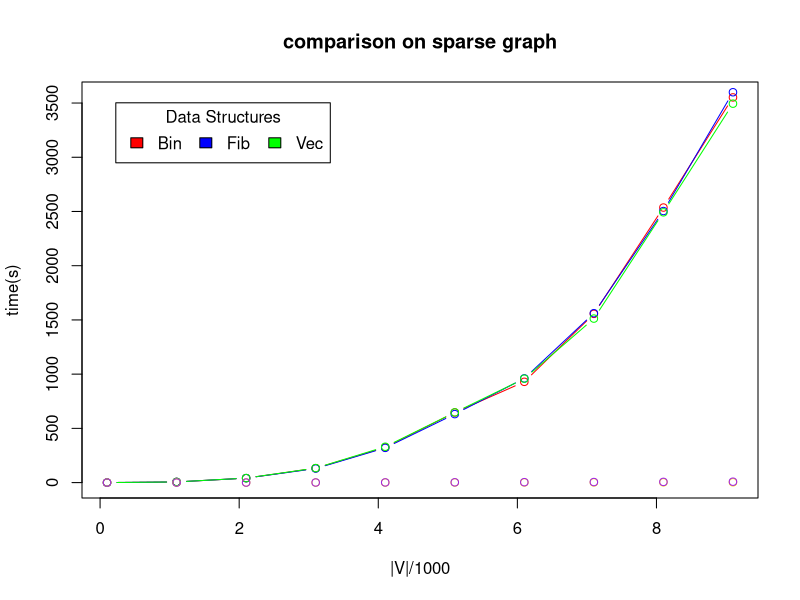

Here is the R script that generated this plot: (Note: this script raises an error after producing the figure.)

x = c(100,1100,2100,3100,4100,5100,6100,7100,8100,9100)/1000

yBin1 = read.csv("sparse/1/timeLogBin.csv", sep=" ", header=F)$V1/1000
yBin2 = read.csv("sparse/2/timeLogBin.csv", sep=" ", header=F)$V1/1000
yBin3 = read.csv("sparse/3/timeLogBin.csv", sep=" ", header=F)$V1/1000

yFib1 = read.csv("sparse/1/timeLogFib.csv", sep=" ", header=F)$V1/1000
yFib2 = read.csv("sparse/2/timeLogFib.csv", sep=" ", header=F)$V1/1000
yFib3 = read.csv("sparse/3/timeLogFib.csv", sep=" ", header=F)$V1/1000

yVec1 = read.csv("sparse/1/timeLogVec.csv", sep=" ", header=F)$V1/1000
yVec2 = read.csv("sparse/2/timeLogVec.csv", sep=" ", header=F)$V1/1000
yVec3 = read.csv("sparse/3/timeLogVec.csv", sep=" ", header=F)$V1/1000

?plot
?lines

yBin = (yBin1 + yBin2 + yBin3)/3
plot(x, yBin1, t='b', col='red', main="comparison on sparse graph", ylab="time(s)",xlab="|V|/1000")
yFib = (yFib1 + yFib2 + yFib3)/3
lines(x, yFib1, col='blue',type='b')
yVec = (yVec1 + yVec2 + yVec3)/3
lines(x, yVec1,col='green', type='b')
lines(x, (x*(log(x)/log(2)))/10,type='p', col='gold')
lines(x, (x*x)/10,type='p', col='purple')
x*(log(x)/log(2))
x*x

legend("topleft", inset=.05, title="Data Structures",
       c("Bin","Fib","Vec"), fill=c("red", "blue", "green"), horiz=TRUE)
######################################################################


yBin1 = read.csv("dense/1/timeLogBin.csv", sep=" ", header=F)$V1
yBin2 = read.csv("dense/2/timeLogBin.csv", sep=" ", header=F)$V1
yBin3 = read.csv("dense/3/timeLogBin.csv", sep=" ", header=F)$V1

yFib1 = read.csv("sparse/1/timeLogFib.csv", sep=" ", header=F)$V1
yFib2 = read.csv("sparse/2/timeLogFib.csv", sep=" ", header=F)$V1
yFib3 = read.csv("sparse/3/timeLogFib.csv", sep=" ", header=F)$V1

yVec1 = read.csv("sparse/1/timeLogVec.csv", sep=" ", header=F)$V1
yVec2 = read.csv("sparse/2/timeLogVec.csv", sep=" ", header=F)$V1
yVec3 = read.csv("sparse/3/timeLogVec.csv", sep=" ", header=F)$V1


yBin = (yBin1 + yBin2 + yBin3)/3
plot(x, yBin, t='lines', col='red', main="comparison on dense graph", ylab="time(s)",xlab="|V|")
yFib = (yFib1 + yFib2 + yFib3)/3
lines(x, yFib, col='blue')
yVec = (yVec1 + yVec2 + yVec3)/3
lines(x, yVec,col='green')

legend("topleft", inset=.05, title="Data Structures",
       c("Bin","Fib","Vec"), fill=c("red", "blue", "green"), horiz=TRUE)


